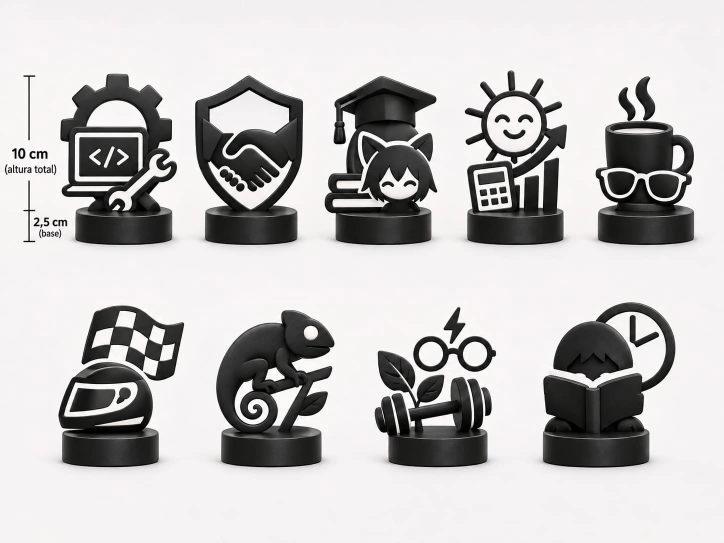
#> input picture modelos/humberto-trofeus/referencia/trofeus-referencia-hd.png, 1448 x 1086 px, given in place of ref_hd.png, which was not available (shown at 1/2 size); the run also reads 1 picture not shown here
$ python gerar_v6.py referencia/trofeus-referencia-hd.png
#> lines starting #> are read from the running program, lines starting #| are printed output that depends on the picture; after the words box and inside, x2 and y2 are one past the last pixel; in counts of white or black regions, pixels touching at a corner belong together
### modelos/humberto-trofeus/gerar_v2_cores.py
import sys, os, warnings, numpy as np, trimesh
warnings.filterwarnings('ignore')
from PIL import Image, ImageDraw, ImageFont
from scipy import ndimage as ndi
from skimage import measure, morphology, draw

HERE = os.path.dirname(os.path.abspath(__file__))
ref = np.asarray(Image.open(os.path.join(HERE, 'ref_hd.png')).convert('L')).astype(float)
BOX = {1:(98,141,372,412),2:(378,149,622,412),3:(633,149,887,415),4:(910,138,1148,418),5:(1172,149,1396,412),
       6:(122,594,388,849),7:(418,598,680,853),8:(732,598,1008,849),9:(1058,585,1360,853)}
NOME = {1:'engrenagem-codigo',2:'escudo-aperto-de-mao',3:'formatura-anime',4:'sol-calculadora-grafico',
        5:'cafe-oculos',6:'capacete-bandeira',7:'camaleao',8:'haltere-folha-oculos',9:'leitura-relogio'}
# detalhes desenhados à mão (a referência só mostra por sombra): linhas brancas em px do recorte
DETALHES = {9: [([(32,166),(90,172),(148,187)],6), ([(152,187),(200,172),(228,162)],6),
                ([(150,192),(150,258)],5),
                ([(52,198),(95,202),(138,212)],4), ([(52,216),(95,220),(138,230)],4),
                ([(162,212),(200,202),(222,196)],4), ([(162,230),(200,220),(222,214)],4),
                ([(88,152),(100,124),(114,146),(128,118),(142,144),(156,120),(170,150)],5)]}
# como cada troféu usa o branco
FUNDO = {1,2,3,4,5,8}        # fundo + borda brancos segurando as partes soltas
SO_OLHO = {7}                # camaleão: todo preto, só o olho branco
# 6 e 9: pretos com pontes; detalhes brancos embutidos

ALTURA, BASE_H, BASE_R1, BASE_R2, BASE_STEP = 120.0, 25.0, 31.0, 28.0, 20.0
ICON_H, MAX_W = ALTURA - BASE_H, 100.0
C, R, D = 4.0, 3.0, 2.0       # preto: meia-espessura 4 + arredondado 3 = 14 mm no total; gravação 2 mm
HW_FUNDO, HW_INLAY = 3.0, 6.0 # branco: fundo com 6 mm de espessura; detalhes embutidos 1 mm abaixo do preto
BORDA, FECHA = 2.5, 6.0       # borda branca em volta e raio para fechar vãos entre partes
EMBED = 1.5
NFC_R, NFC_H = 13.25, 1.0
ANO, TXT_H, TXT_D = '2026', 9.0, 1.0
FONT = '/usr/share/fonts/opentype/inter/InterDisplay-Bold.otf'
F2, RES = 0.1, 0.3

def sdist(m):
    return (ndi.distance_transform_edt(m) - ndi.distance_transform_edt(~m)) * F2

# [27 lines left out: function masks, not called in this run]

def ligar(S, ground):
    """liga componentes soltos de S ao chão com pontes de 3 mm"""
    bw = int(round(3.0/F2)); n_p = 0
    while True:
        lab, n = ndi.label(S | ground, np.ones((3,3)))
        gl = lab[ground].max(); main = lab == gl
        others = [k for k in range(1, n+1) if k != gl]
        if not others: return S, n_p
        dt, (iz, ix) = ndi.distance_transform_edt(~main, return_indices=True)
        best = None
        for k in others:
            d = np.where(lab == k, dt, np.inf); a = np.unravel_index(np.argmin(d), d.shape)
            if best is None or d[a] < best[0]: best = (d[a], a, (iz[a], ix[a]))
        _, (az, ax), (bz, bx) = best
        rr, cc = draw.line(int(az), int(ax), int(bz), int(bx))
        line = np.zeros_like(S); line[rr, cc] = True
        S |= ndi.binary_dilation(line, iterations=bw//2); n_p += 1

# [8 lines left out: function olho, not called in this run]

def texto_mask(nS, nZ):
    """máscara 2D (z, s) do ano em mm, s = comprimento de arco"""
#> called with nS = 64, nZ = 23
    sc = 10
    font = ImageFont.truetype(FONT, int(TXT_H*sc*1.35))
    im = Image.new('L', (int(nS*sc), int(nZ*sc)), 0); d = ImageDraw.Draw(im)
#> after `im = Image.new('L', (int(nS * sc), int(nZ * sc)), 0)`: im: PIL image 640x230 L; every value is 0
    bb = d.textbbox((0,0), ANO, font=font)
#> bb = (0, 29, 298, 119)
    w, h = bb[2]-bb[0], bb[3]-bb[1]
#> w = 298; h = 90
    d.text(((im.width-w)/2 - bb[0], (im.height-h)/2 - bb[1]), ANO, fill=255, font=font)
    a = np.asarray(im) > 127
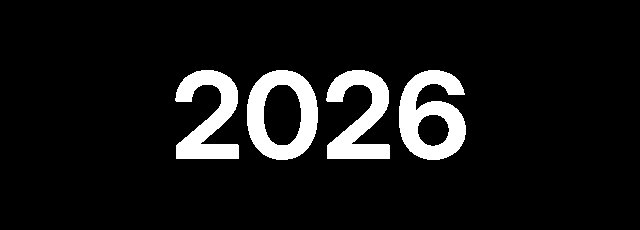
#> a: shape (230, 640) bool; 8.9% white; 4 white regions, box (x1, y1, x2, y2) and area: (399, 70, 466, 160) 3554, (247, 70, 318, 160) 3384, (175, 70, 239, 159) 3057, (326, 70, 390, 159) 3057
    return a, sc, h/sc, w/sc

# [96 lines left out: function build, not called in this run]

# [4 lines that do not run on import are left out]

### modelos/humberto-trofeus/desenho_v6.py
"""Desenho 2D dos 9 troféus (v6). Coordenadas em px da referência: u para a direita a partir do centro da base,
v para cima a partir da linha de topo da base usada na grade de medição."""
import numpy as np
from PIL import Image
from scipy import ndimage as ndi
from scipy.ndimage import gaussian_filter1d
from skimage import measure
from shapely.geometry import Point, Polygon, LineString, box, MultiPolygon
from shapely.ops import unary_union
from shapely import affinity

REF = np.asarray(Image.open('ref_hd2.png').convert('L')).astype(float)
CX = {1:247,2:501,3:766,4:1030,5:1290,6:220,7:541,8:874,9:1191}
TOPO = {1:422,2:435,3:435,4:421,5:413,6:834,7:879,8:879,9:879}   # topo da grade em que medi cada um
Q = 32

def C(c, r): return Point(*c).buffer(r, quad_segs=Q)
def E(c, rx, ry, rot=0): return affinity.rotate(affinity.scale(C(c, 1), rx, ry), rot)
def RR(x0, y0, x1, y1, r):
    return box(x0+r, y0+r, x1-r, y1-r).buffer(r, quad_segs=Q) if r > 0 else box(x0, y0, x1, y1)
def T(pts, w): return LineString(pts).buffer(w/2, cap_style='round', join_style='round', quad_segs=Q)
def suave(g, r): return g.buffer(r, quad_segs=Q).buffer(-2*r, quad_segs=Q).buffer(r, quad_segs=Q)
def arred(g, r): return g.buffer(-r, quad_segs=Q).buffer(r, quad_segs=Q)
def bez(p0, p1, p2, n=40):
    t = np.linspace(0, 1, n)[:, None]; p0, p1, p2 = map(np.array, (p0, p1, p2))
    return (1-t)**2*p0 + 2*(1-t)*t*p1 + t**2*p2
def cub(p0, p1, p2, p3, n=50):
    t = np.linspace(0, 1, n)[:, None]; p0, p1, p2, p3 = map(np.array, (p0, p1, p2, p3))
    return (1-t)**3*p0 + 3*(1-t)**2*t*p1 + 3*(1-t)*t**2*p2 + t**3*p3
# [7 lines left out: function catmull, not called in this run]
def rot(g, ang, c): return affinity.rotate(g, ang, origin=c)
def esp(g, x0=0): return affinity.scale(g, -1, 1, origin=(x0, 0))
def contorno(frente, atras, w=3.0):
    """linha branca onde a peça da frente cruza a de trás"""
    return frente.exterior.buffer(w/2, quad_segs=Q).intersection(atras) if hasattr(frente, 'exterior') else \
        unary_union([p.exterior for p in frente.geoms]).buffer(w/2, quad_segs=Q).intersection(atras)

# [21 lines left out: function tracado, not called in this run]

# ------------------------------------------------------------------ 1
def t1():
    gc = (-14, 161)
    corpo = C(gc, 93)
    dentes = unary_union([rot(RR(gc[0]-17, gc[1]+80, gc[0]+17, gc[1]+111, 5), a, gc) for a in range(0, 360, 45)])
    eng = arred(unary_union([corpo, dentes]), 3).difference(C(gc, 61))
    mon = RR(-111, 56, 49, 169, 11)
    tela_borda = RR(-98, 61, 39, 158, 7)
    tela = RR(-89, 69, 31, 149, 3)
    codigo = unary_union([T([(-49,127),(-67,110),(-49,93)], 6), T([(-20,128),(-37,91)], 6), T([(-10,127),(8,110),(-10,93)], 6)])
    placa = arred(Polygon([(-122,39),(-114,53),(14,53),(20,39)]), 4)
    pedestal = unary_union([E((-4, 4), 64, 30).intersection(box(-200, 0, 200, 60)), RR(-52,20,-18,44,4)])
    # chave inglesa (branca com contorno preto), na frente de tudo
    a, b = np.array((-12, 22)), np.array((80, 98))
    d = (b - a)/np.linalg.norm(b - a); n = np.array((-d[1], d[0]))
    cabo = T([tuple(a), tuple(b)], 20)
    def cabeca(c, sentido):
        c = np.array(c); h = C(tuple(c), 24)
        boca = Polygon([tuple(c + sentido*d*5 + n*8), tuple(c + sentido*d*34 + n*8), tuple(c + sentido*d*34 - n*8), tuple(c + sentido*d*5 - n*8)])
        return h.difference(boca.union(C(tuple(c + sentido*d*5), 8)))
    chave = arred(unary_union([cabo, cabeca(a, -1), cabeca(b, 1)]), 2)
    fundo_preto = unary_union([eng, mon, placa, pedestal])
    gap = chave.buffer(3.2, quad_segs=Q)
    preto = unary_union([fundo_preto.difference(gap), chave])
    branco = unary_union([tela_borda.difference(tela), codigo.intersection(tela), gap.difference(chave).intersection(fundo_preto),
                          contorno(placa, mon, 3.0)])
    preto = preto.difference(branco)
    return preto, branco

# ------------------------------------------------------------------ 2
# [171 lines left out: functions t2, t3, t4, t5, t6, t7 and 2 more, not called in this run]

DESENHOS = {1:t1, 2:t2, 3:t3, 4:t4, 5:t5, 6:t6, 7:t7, 8:t8, 9:t9}
FUNDO = {1, 2, 3, 4, 5, 8}

### modelos/humberto-trofeus/gerar_v3_encaixe.py
"""Versão 3: ícone impresso deitado + base padrão com encaixe."""
import sys, os, numpy as np, trimesh
from scipy import ndimage as ndi
from skimage import measure
import gerar_v2_cores as b2

BASE_H, R1, R2, STEP = 25.0, 31.0, 28.0, 20.0
PE_H, PE_W = 5.0, 25.0                 # pé do ícone: 50 x 14 x 5 mm, apoiado no topo da base
PINO = (10.0, 8.0, 8.0)                # meia-largura x, espessura, altura do pino
FOLGA = 0.2
TRAS = 7.0                             # costas retas do ícone (lado que vai na mesa)
FUNDO_FRENTE = 1.0                     # fundo branco ocupa de y=1 até as costas (6 mm)
b2.ICON_H = 120.0 - BASE_H - PE_H      # 90 mm de ícone
b2.EMBED = 1.5
RES = b2.RES

def malha(F, X, Y, Z):
    F = ndi.gaussian_filter(F.astype(np.float32), 0.9)
    F = np.pad(F, 1, constant_values=-1)
    if F.max() <= 0: return None
    v, fc, _, _ = measure.marching_cubes(F, 0, spacing=(RES,)*3)
    v -= RES; v[:,0] += X[0]; v[:,1] += Y[0]; v[:,2] += Z[0]
    m = trimesh.Trimesh(v, fc[:, ::-1], process=True)
    m = trimesh.util.concatenate([p for p in m.split(only_watertight=False) if len(p.faces) > 200])
    if m.volume < 0: m.invert()
    return m

# [97 lines left out: functions salvar, icone, base, not called in this run]

# [6 lines that do not run on import are left out]

### modelos/humberto-trofeus/gerar_v6.py
"""v6: desenho em vetor (desenho6.py), peça direto na base, base cilíndrica centrada como na referência."""
import sys, os, numpy as np, trimesh
from PIL import Image, ImageDraw
from scipy import ndimage as ndi
from shapely import affinity
from shapely.geometry import box
from shapely.ops import unary_union
import gerar_v2_cores as b2
b2.F2 = 0.05; b2.RES = 0.25
import gerar_v3_encaixe as b3
import desenho_v6 as d6
F2, RES = b2.F2, b2.RES
S = 0.352                      # mm por px da referência
BASE_H, R_BASE, FILETE = 25.0, 33.0, 2.0
PINO = (15.0, 8.0, 8.0)        # meia-largura, espessura, profundidade
FOLGA = 0.2
TRAS = 7.0
CORTE = 1.0                    # mm cortados embaixo para o apoio ficar reto
NOME = b2.NOME

def raster(geo, minx, maxz, shape):
    acc = np.zeros(shape, bool)
    gs = geo.geoms if hasattr(geo, 'geoms') else [geo]
    for p in gs:
        if p.is_empty or p.geom_type != 'Polygon': continue
        for r in [p.exterior] + list(p.interiors):
            xy = np.array(r.coords)
            im = Image.new('1', (shape[1], shape[0]), 0)
            ImageDraw.Draw(im).polygon([((x-minx)/F2, (maxz-z)/F2) for x, z in xy], fill=1)
            acc ^= np.asarray(im)
    return acc

def close_(S_, r):
    d = ndi.distance_transform_edt(~S_)*F2 <= r
    return ndi.distance_transform_edt(d)*F2 > r

def icone(i, outdir, mont):
    preto, branco = d6.DESENHOS[i]()
    vmin = min(g.bounds[1] for g in [preto])
    tr = lambda g: affinity.scale(affinity.translate(g, 0, -vmin), S, S, origin=(0, 0))
    preto, branco = tr(preto), tr(branco)
    preto = preto.intersection(box(-500, CORTE, 500, 500)); branco = branco.intersection(box(-500, CORTE, 500, 500))
    preto, branco = affinity.translate(preto, 0, -CORTE), affinity.translate(branco, 0, -CORTE)
    allg = unary_union([preto, branco])
    minx, minz, maxx, maxz = allg.bounds
    m = 4.0; minx -= m; maxx += m; maxz += m; minz = -0.5
    shape = (int(np.ceil((maxz-minz)/F2)), int(np.ceil((maxx-minx)/F2)))
    B = raster(preto, minx, maxz, shape); Wx = raster(branco, minx, maxz, shape) & ~B
    zrow = maxz - np.arange(shape[0])*F2            # z de cada linha
    xcol = minx + np.arange(shape[1])*F2
    ground = (zrow[:, None] < 0.3) & (np.abs(xcol)[None, :] < PINO[0] - 1)
    contato = (B & ground).sum()*F2*F2
    holes = ndi.binary_fill_holes(B) & ~B
    if i in d6.FUNDO:
        U = B | Wx | holes
        W = ndi.binary_fill_holes(close_(U, 6.0) | U)
        W = ndi.distance_transform_edt(~W)*F2 <= 2.5
        W &= (zrow[:, None] > 1.5)                     # o branco não encosta na base
        inlay = (holes | Wx) & ~B
        fundo = W & ~B & ~inlay
    else:
        inlay = (Wx if i == 7 else (holes | Wx)) & ~B
        fundo = np.zeros_like(B)
    Sx = B | inlay | fundo
    S2, pontes = b2.ligar(Sx.copy(), ground)
    B = B | (S2 & ~Sx)
    sd = b2.sdist
    din = np.clip(sd(B | inlay), 0, b2.R)
    h = b2.C + b2.R*np.sqrt(np.clip(1 - (1 - din/b2.R)**2, 0, 1))
    f = F2/RES
    sd_b, hb, sd_f, sd_i = [ndi.zoom(a, f, order=1) for a in (sd(B), h, sd(fundo), sd(inlay))]
    nz, nx = sd_b.shape
    X = minx + np.arange(nx)*RES
    Y = (np.arange(int(np.ceil(18/RES))+4) - (int(np.ceil(18/RES))+4)/2)*RES
    Zi = BASE_H + (maxz - np.arange(nz)*RES)          # z absoluto de cada linha da grade 2D
    z0 = BASE_H - PINO[2] - 1.0
    Z = np.arange(z0, Zi.max() + 1.0, RES)
    # reamostra as grades 2D (linhas = z decrescente) para Z crescente
    def para_Z(a, fill):
        idx = (Zi[0] - Z)/RES
        out = np.full((len(X), len(Z)), fill, np.float32)
        ok = (idx >= 0) & (idx <= nz-1)
        out[:, ok] = ndi.map_coordinates(a, [idx[ok][None, :].repeat(len(X), 0), np.arange(len(X))[:, None].repeat(ok.sum(), 1)], order=1)
        return out
    SDb, HB, SDf, SDi = para_Z(sd_b, -5), para_Z(hb, 0), para_Z(sd_f, -5), para_Z(sd_i, -5)
    Xb = X[:, None, None]; Yb = Y[None, :, None]; Zb = Z[None, None, :]; o = 0*Xb + 0*Yb + 0*Zb
    tras = TRAS - Yb
    Fb = np.minimum(np.minimum(SDb[:, None, :], HB[:, None, :] + Yb), tras)
    Fb = np.minimum(Fb, Zb - BASE_H + 0*Xb + 0*Yb)                     # nada abaixo do topo da base, só o pino
    pino = np.minimum.reduce([PINO[0] - np.abs(Xb) + o, Zb - (BASE_H - PINO[2]) + o, BASE_H + 0.6 - Zb + o,
                              Yb - (TRAS - PINO[1]) + o, tras + o])
    pino = np.minimum(pino, (Zb - (BASE_H - PINO[2])) + (PINO[0] - np.abs(Xb)) - 1.0 + o)
    Fpreto = np.maximum(Fb, pino)
    Fw = np.maximum(np.minimum(np.minimum(SDf[:, None, :], Yb - b3.FUNDO_FRENTE), tras),
                    np.minimum(np.minimum(SDi[:, None, :], b2.HW_INLAY + Yb), tras))
    Fw = np.minimum(np.minimum(Fw, -Fpreto), Zb - BASE_H + 0*Xb + 0*Yb)
    meshes = {k: g for k, g in (('preto', b3.malha(Fpreto, X, Y, Z)), ('branco', b3.malha(Fw, X, Y, Z))) if g is not None}
    nome = f'trofeu-{i}-{NOME[i]}'
    for k, g in meshes.items(): g.export(os.path.join(mont, f'{nome}-{k}.stl'))
    rotm = np.array([[1,0,0,0],[0,0,1,0],[0,-1,0,TRAS],[0,0,0,1]], float)
    dei = {k: g.copy().apply_transform(rotm) for k, g in meshes.items()}
    zmin = min(g.bounds[0][2] for g in dei.values())
    for g in dei.values(): g.apply_translation([0, 0, -zmin])
    b3.salvar(dei, os.path.join(outdir, nome + '.3mf'))
    ext = meshes['preto'].bounds
    print(f"{i} {NOME[i]:<24} contato_no_pino {contato:.0f} mm2  pontes {pontes}  altura {ext[1][2]:.0f} mm  largura {ext[1][0]-ext[0][0]:.0f} mm  "
          + ' '.join(f"{k}:{g.volume/1000:.0f}cm3 ok={g.is_watertight}" for k, g in dei.items()), flush=True)

def base(outdir, mont):
    n = int(np.ceil((2*R_BASE+4)/RES))+4
    X = (np.arange(n)-n/2)*RES; Y = X.copy(); Z = np.arange(-RES, BASE_H+1, RES)
    rho = np.sqrt(X[:, None]**2 + Y[None, :]**2)[:, :, None]; Zc = Z[None, None, :]
    # cilindro com filete de 2 mm em cima e chanfro de 1 mm embaixo
    dz = np.clip(Zc - (BASE_H - FILETE), 0, None); dr = np.clip(rho - (R_BASE - FILETE), 0, None)
    topo = FILETE - np.sqrt(dz**2 + dr**2)
    lado = np.minimum(R_BASE - rho, BASE_H - Zc)
    F = np.where((dz > 0) & (dr > 0), topo, lado)
    F = np.minimum(F, Zc + np.minimum(0, R_BASE - 1.0 - rho + Zc) * 0 + 0)
    F = np.minimum(F, (R_BASE - rho) + Zc - 1.0)          # chanfro embaixo
    F = np.minimum(F, Zc)
    F = np.minimum(F, -np.minimum(b2.NFC_R - rho, b2.NFC_H - Zc))
    Xb = X[:, None, None]; Yb = Y[None, :, None]
    enc = np.minimum.reduce([PINO[0]+FOLGA - np.abs(Xb) + 0*Yb + 0*Zc, Zc - (BASE_H - PINO[2] - 0.5) + 0*Xb + 0*Yb,
                             Yb - (TRAS - PINO[1] - FOLGA) + 0*Xb + 0*Zc, TRAS + FOLGA - Yb + 0*Xb + 0*Zc])
    F = np.minimum(F, -enc)
    arc = 64.0; ALT = BASE_H - FILETE
    tm, sc, th, tw = b2.texto_mask(arc, ALT)
#> sc = 10; th = 9; tw = 29.8
    sdt = (ndi.distance_transform_edt(tm) - ndi.distance_transform_edt(~tm))/sc
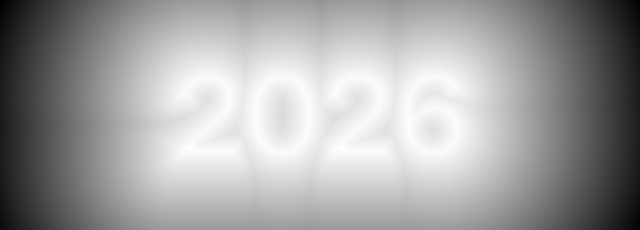
#> sdt: shape (230, 640) float64; min -19.81, max 1.13, mean -6.49; drawn with min black and max white
    s = R_BASE*np.arctan2(X[:, None], -Y[None, :]); si = (s + arc/2)*sc; zi = (ALT - Z)*sc
#> after `si = (s + arc / 2) * sc`:
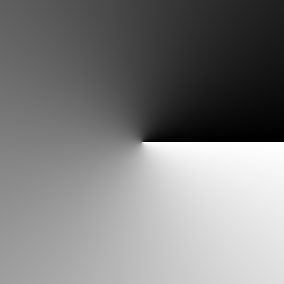
#> si: shape (284, 284) float64; min -714.4, max 1356.7, mean 320; drawn with min black and max white
#> after `zi = (ALT - Z) * sc`: zi = 105 values, max 232.5 at index 0, min -27.5 at index 104, mean 102.5
    sh = F.shape
    SI = np.broadcast_to(si[:, :, None], sh); ZI = np.broadcast_to(zi[None, None, :], sh)
    sel = np.broadcast_to((np.abs(s) < arc/2)[:, :, None] & (Zc < ALT) & (Zc > 1) & (Yb < 0) & (rho > R_BASE - 3), sh)
    Tt = np.full(sh, -5.0, np.float32)
    Tt[sel] = ndi.map_coordinates(sdt, [ZI[sel], SI[sel]], order=1, mode='constant', cval=-5)
    Ft = np.minimum(np.minimum(Tt, rho - (R_BASE - b2.TXT_D)), F)
    F = np.minimum(F, -Ft)
    meshes = {'preto': b3.malha(F, X, Y, Z), 'branco': b3.malha(Ft, X, Y, Z)}
    for k, g in meshes.items(): g.export(os.path.join(mont, f'base-{k}.stl'))
    b3.salvar(meshes, os.path.join(outdir, 'base-padrao-2026.3mf'))
    print('base', ' '.join(f"{k}:{g.volume/1000:.0f}cm3 ok={g.is_watertight}" for k, g in meshes.items()))

if __name__ == '__main__':
    out, mont = sys.argv[1], sys.argv[1] + '_montado'
    os.makedirs(out, exist_ok=True); os.makedirs(mont, exist_ok=True)
    ids = [int(a) for a in sys.argv[2:]]
    if not ids: base(out, mont); ids = list(range(1, 10))
#> (the call stopped at in malha, `m = trimesh.Trimesh(v, fc[:, ::-1], process=True)`: trimesh is not available in this run)
#> (the run stopped early here; a loop or call above may not have finished)
